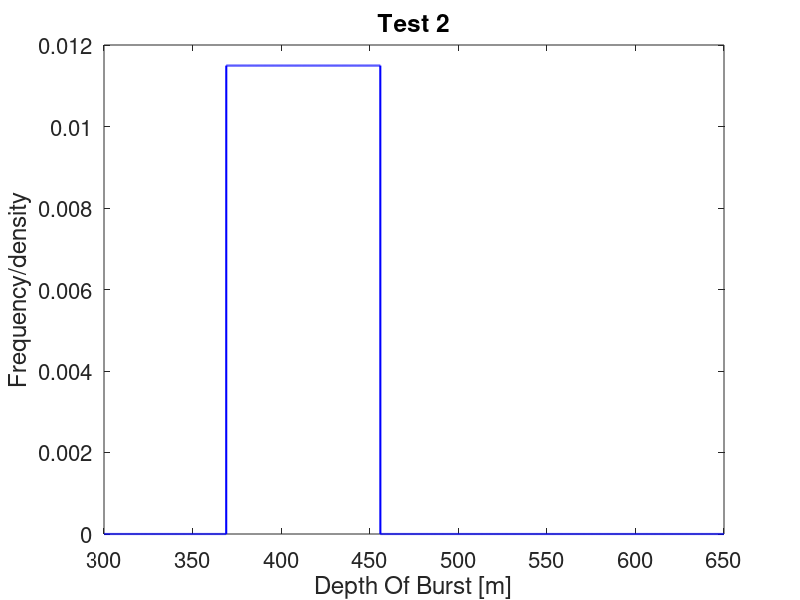
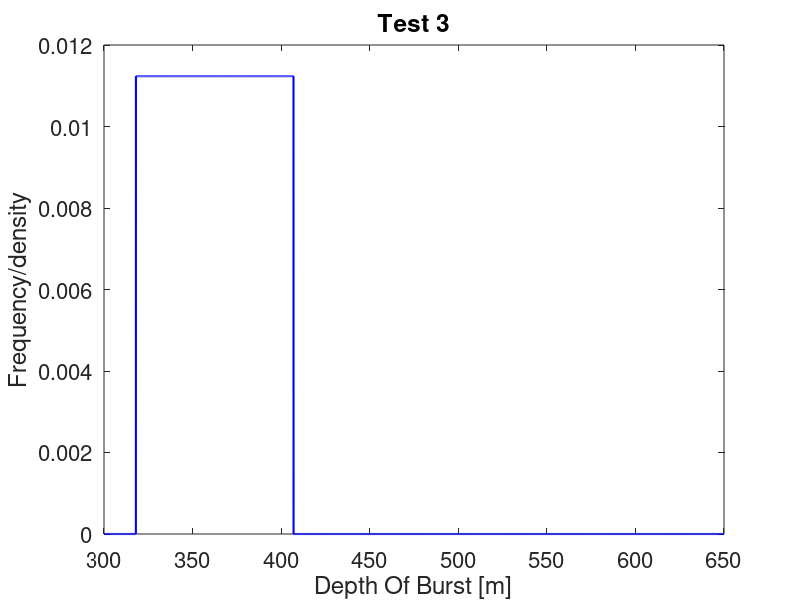
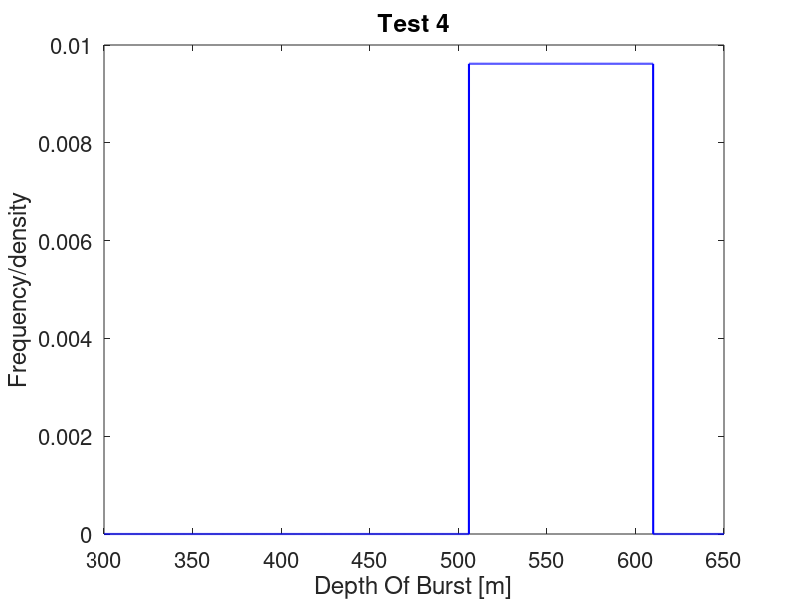
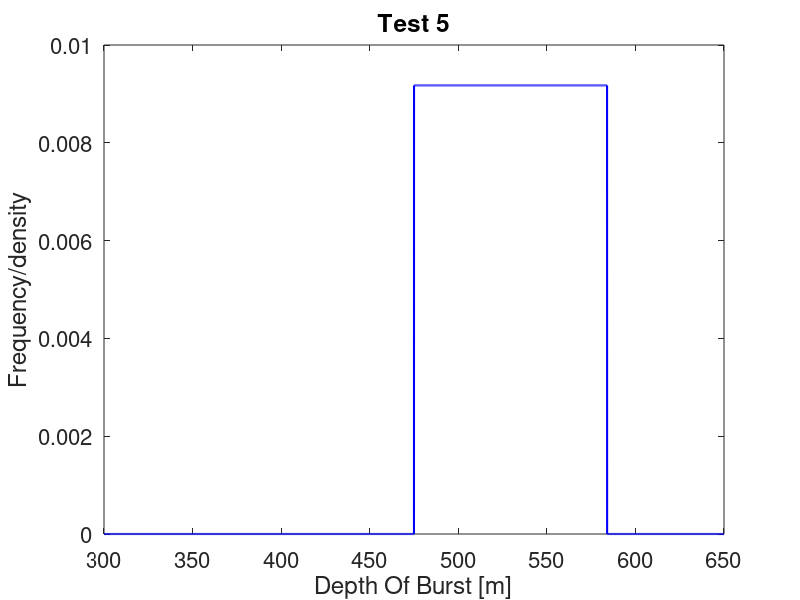

Recreate these plots in MATLAB, in order.

% Test 2
A.Lower = 369;
A.Upper = 456;
A.pd = makedist('Uniform','Lower',A.Lower,'Upper',A.Upper);
A.range = linspace(300,650,10000); % Plots look weird because of this Range, However we need this to ensure that 0 is never chosen by random for the contants.
A.pdf   = pdf(A.pd,A.range);

%Plot the results
figure();
plot(A.range,A.pdf,'-b','linewidth',1.5);
xlabel('Depth Of Burst [m]'); ylabel('Frequency/density');
title("Test 2")
set(gca,'FontSize',16);

% Test 3
A.Lower = 318;
A.Upper = 407;
A.pd = makedist('Uniform','Lower',A.Lower,'Upper',A.Upper);
A.range = linspace(300,650,10000); % Plots look weird because of this Range, However we need this to ensure that 0 is never chosen by random for the contants.
A.pdf   = pdf(A.pd,A.range);

%Plot the results
figure();
plot(A.range,A.pdf,'-b','linewidth',1.5);
xlabel('Depth Of Burst [m]'); ylabel('Frequency/density');
title("Test 3")
set(gca,'FontSize',16);


% Test 4
A.Lower = 506;
A.Upper = 610;
A.pd = makedist('Uniform','Lower',A.Lower,'Upper',A.Upper);
A.range = linspace(300,650,10000); % Plots look weird because of this Range, However we need this to ensure that 0 is never chosen by random for the contants.
A.pdf   = pdf(A.pd,A.range);

%Plot the results
figure();
plot(A.range,A.pdf,'-b','linewidth',1.5);
xlabel('Depth Of Burst [m]'); ylabel('Frequency/density');
title("Test 4")
set(gca,'FontSize',16);


% Test 5
A.Lower = 475;
A.Upper = 584;
A.pd = makedist('Uniform','Lower',A.Lower,'Upper',A.Upper);
A.range = linspace(300,650,10000); % Plots look weird because of this Range, However we need this to ensure that 0 is never chosen by random for the contants.
A.pdf   = pdf(A.pd,A.range);

%Plot the results
figure();
plot(A.range,A.pdf,'-b','linewidth',1.5);
xlabel('Depth Of Burst [m]'); ylabel('Frequency/density');
title("Test 5")
set(gca,'FontSize',16);


% Test 6
A.Lower = 560;
A.Upper = 636;
A.pd = makedist('Uniform','Lower',A.Lower,'Upper',A.Upper);
A.range = linspace(300,650,10000); % Plots look weird because of this Range, However we need this to ensure that 0 is never chosen by random for the contants.
A.pdf   = pdf(A.pd,A.range);

%Plot the results
figure();
plot(A.range,A.pdf,'-b','linewidth',1.5);
xlabel('Depth Of Burst [m]'); ylabel('Frequency/density');
title("Test 6")
set(gca,'FontSize',16);






